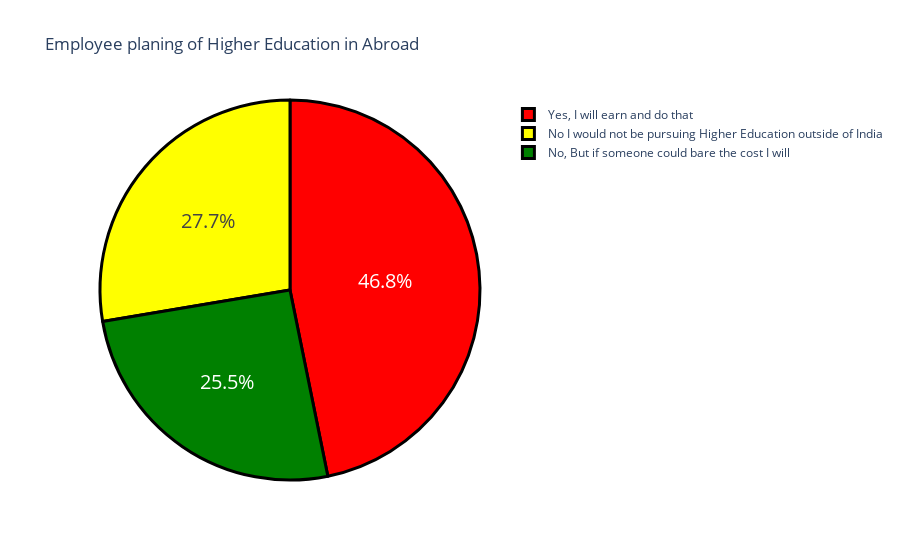

The code cell stored with this chart in its notebook:
### Markdown cell above
Pursue a Higher Education / Post Graduation outside of India - Analysis

### Code cell
import plotly.graph_objects as go

# Get the value counts for the 'Would you definitely pursue a Higher Education / Post Graduation outside of India' column
q2 = df['Would you definitely pursue a Higher Education / Post Graduation outside of India ? If only you have to self sponsor it.'].value_counts()

# Extracting the labels and counts
labels_q2 = q2.index
count_q2 = q2.values

# Define colors for the pie chart
colors_q2 = ['red', 'yellow', 'green']

# Creating the figure for the first pie chart
fig1 = go.Figure(data=[go.Pie(labels=labels_q2, values=count_q2)])

# Updating the layout and traces for the first pie chart
fig1.update_layout(title=' Employee planing of Higher Education in Abroad')
fig1.update_traces(hoverinfo='label+value', textinfo='percent', textfont_size=20,
                  marker=dict(colors=colors_q2,
                              line=dict(color='black', width=3)))

# Displaying the first plot
fig1.show()

### Figure 1 — Plotly figure (JSON) as saved in the notebook; plotly's stock layout.template omitted (floating-point values rounded to 4 significant figures)
{"data": [{"hoverinfo": "label+value", "labels": ["Yes, I will earn and do that", "No I would not be pursuing Higher Education outside of India", "No, But if someone could bare the cost I will"], "marker": {"colors": ["red", "yellow", "green"], "line": {"color": "black", "width": 3}}, "textfont": {"size": 20}, "textinfo": "percent", "type": "pie", "values": [110, 65, 60]}], "layout": {"title": {"text": " Employee planing of Higher Education in Abroad"}}}
